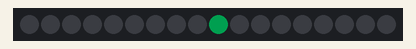
Simulated run of this sketch. Board: Arduino Uno, built with avr-gcc and run on an emulated ATmega328P. Shown: 18 RGB LEDs in strip order, left to right. Dim RGB values are drawn brighter than linear.

Above: at 0.15 s.
At 2.25 s:
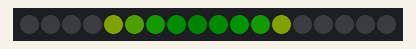
At 4.65 s:
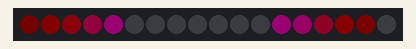
At 15.45 s:
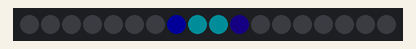
At 20.1 s:
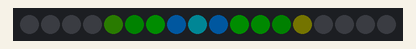
At 35.1 s:
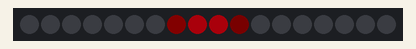

The sketch:

LEDBasics-Video5.ino
```cpp
#include <FastLED.h>

#define NUM_LEDS 18
#define LED_PIN 2

CRGB leds[NUM_LEDS];

uint8_t patternCounter = 0;

void setup() {
  FastLED.addLeds<WS2812B, LED_PIN, GRB>(leds, NUM_LEDS);
  FastLED.setBrightness(50);
  Serial.begin(9600);
}

void loop() {
  switch (patternCounter) {
    case 0:
      movingDots();
      break;
    case 1:
      rainbowBeat();
      break;
    case 2:
      redWhiteBlue();
      break;
  }

  EVERY_N_SECONDS(5) {
    nextPattern();
  }

  FastLED.show();
}

void nextPattern() {
  patternCounter = (patternCounter + 1) %3;
}

void movingDots() {
  uint16_t posBeat  = beatsin16(30, 0, NUM_LEDS -1, 0, 0);
  uint16_t posBeat1 = beatsin16(60, 0, NUM_LEDS -1, 0, 0);

  uint16_t posBeat3 = beatsin16(30, 0, NUM_LEDS -1, 0, 32767);
  uint16_t posBeat4 = beatsin16(60, 0, NUM_LEDS -1, 0, 32767);

  // Wave for LED color
  uint8_t colBeat = beatsin8(45, 0, 255, 0, 0);

  leds[(posBeat + posBeat1) /2] = CHSV(colBeat, 255, 255);
  leds[(posBeat3 + posBeat4) /2] = CHSV(colBeat, 255, 255);

  fadeToBlackBy(leds, NUM_LEDS, 10);
}

void rainbowBeat() {
//  uint16_t beatA = beatsin16(30, 0, 255);
//  uint16_t beatb = beatsin16(20, 0, 255);
//
//  fill_rainbow(leds, NUM_LEDS, (beatA+beatB)/2, 8);
}

void redWhiteBlue() {

}
```
